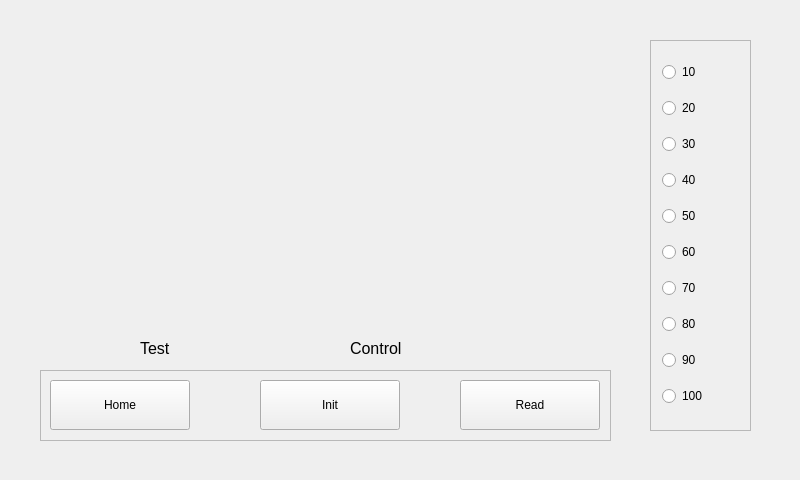
<?xml version="1.0" encoding="UTF-8"?>
<ui version="4.0">
 <class>MainWindow</class>
 <widget class="QMainWindow" name="MainWindow">
  <property name="geometry">
   <rect>
    <x>0</x>
    <y>0</y>
    <width>800</width>
    <height>480</height>
   </rect>
  </property>
  <property name="windowTitle">
   <string>MainWindow</string>
  </property>
  <widget class="QWidget" name="centralWidget">
   <widget class="QFrame" name="frame">
    <property name="geometry">
     <rect>
      <x>40</x>
      <y>370</y>
      <width>571</width>
      <height>71</height>
     </rect>
    </property>
    <property name="frameShape">
     <enum>QFrame::StyledPanel</enum>
    </property>
    <property name="frameShadow">
     <enum>QFrame::Raised</enum>
    </property>
    <widget class="QPushButton" name="pushButton">
     <property name="geometry">
      <rect>
       <x>10</x>
       <y>10</y>
       <width>140</width>
       <height>50</height>
      </rect>
     </property>
     <property name="text">
      <string>Home</string>
     </property>
    </widget>
    <widget class="QPushButton" name="pushButton_2">
     <property name="geometry">
      <rect>
       <x>220</x>
       <y>10</y>
       <width>140</width>
       <height>50</height>
      </rect>
     </property>
     <property name="text">
      <string>Init</string>
     </property>
    </widget>
    <widget class="QPushButton" name="pushButton_3">
     <property name="geometry">
      <rect>
       <x>420</x>
       <y>10</y>
       <width>140</width>
       <height>50</height>
      </rect>
     </property>
     <property name="text">
      <string>Read</string>
     </property>
    </widget>
   </widget>
   <widget class="QFrame" name="frame_2">
    <property name="geometry">
     <rect>
      <x>650</x>
      <y>40</y>
      <width>101</width>
      <height>391</height>
     </rect>
    </property>
    <property name="frameShape">
     <enum>QFrame::StyledPanel</enum>
    </property>
    <property name="frameShadow">
     <enum>QFrame::Raised</enum>
    </property>
    <layout class="QVBoxLayout" name="verticalLayout">
     <item>
      <widget class="QRadioButton" name="radioButton_2">
       <property name="text">
        <string>10</string>
       </property>
      </widget>
     </item>
     <item>
      <widget class="QRadioButton" name="radioButton_3">
       <property name="text">
        <string>20</string>
       </property>
      </widget>
     </item>
     <item>
      <widget class="QRadioButton" name="radioButton_4">
       <property name="text">
        <string>30</string>
       </property>
      </widget>
     </item>
     <item>
      <widget class="QRadioButton" name="radioButton_5">
       <property name="text">
        <string>40</string>
       </property>
      </widget>
     </item>
     <item>
      <widget class="QRadioButton" name="radioButton_6">
       <property name="text">
        <string>50</string>
       </property>
      </widget>
     </item>
     <item>
      <widget class="QRadioButton" name="radioButton_7">
       <property name="text">
        <string>60</string>
       </property>
      </widget>
     </item>
     <item>
      <widget class="QRadioButton" name="radioButton_8">
       <property name="text">
        <string>70</string>
       </property>
      </widget>
     </item>
     <item>
      <widget class="QRadioButton" name="radioButton_9">
       <property name="text">
        <string>80</string>
       </property>
      </widget>
     </item>
     <item>
      <widget class="QRadioButton" name="radioButton_10">
       <property name="text">
        <string>90</string>
       </property>
      </widget>
     </item>
     <item>
      <widget class="QRadioButton" name="radioButton_11">
       <property name="text">
        <string>100</string>
       </property>
      </widget>
     </item>
    </layout>
   </widget>
   <widget class="QCustomPlot" name="customPlot" native="true">
    <property name="geometry">
     <rect>
      <x>50</x>
      <y>40</y>
      <width>561</width>
      <height>281</height>
     </rect>
    </property>
   </widget>
   <widget class="QLabel" name="label">
    <property name="geometry">
     <rect>
      <x>220</x>
      <y>340</y>
      <width>64</width>
      <height>17</height>
     </rect>
    </property>
    <property name="font">
     <font>
      <family>Quicksand</family>
      <pointsize>14</pointsize>
      <weight>75</weight>
      <bold>true</bold>
     </font>
    </property>
    <property name="text">
     <string/>
    </property>
   </widget>
   <widget class="QLabel" name="label_2">
    <property name="geometry">
     <rect>
      <x>450</x>
      <y>340</y>
      <width>64</width>
      <height>17</height>
     </rect>
    </property>
    <property name="font">
     <font>
      <family>Quicksand</family>
      <pointsize>14</pointsize>
      <weight>75</weight>
      <bold>true</bold>
     </font>
    </property>
    <property name="text">
     <string/>
    </property>
   </widget>
   <widget class="QLabel" name="label_3">
    <property name="geometry">
     <rect>
      <x>140</x>
      <y>340</y>
      <width>64</width>
      <height>17</height>
     </rect>
    </property>
    <property name="font">
     <font>
      <pointsize>12</pointsize>
     </font>
    </property>
    <property name="text">
     <string>Test</string>
    </property>
   </widget>
   <widget class="QLabel" name="label_4">
    <property name="geometry">
     <rect>
      <x>350</x>
      <y>340</y>
      <width>64</width>
      <height>17</height>
     </rect>
    </property>
    <property name="font">
     <font>
      <pointsize>12</pointsize>
     </font>
    </property>
    <property name="text">
     <string>Control</string>
    </property>
   </widget>
  </widget>
 </widget>
 <layoutdefault spacing="6" margin="11"/>
 <customwidgets>
  <customwidget>
   <class>QCustomPlot</class>
   <extends>QWidget</extends>
   <header>qcustomplot.h</header>
   <container>1</container>
  </customwidget>
 </customwidgets>
 <resources/>
 <connections/>
</ui>
